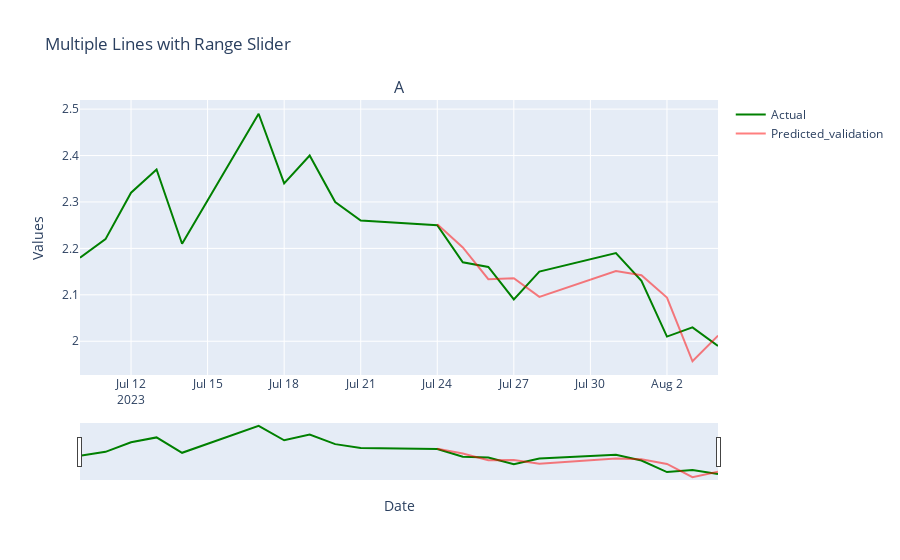

Notebook code cell kept with this figure:
### Code cell
# Repeat for the last 20 data points only

# Obtain dates for each set
x_ = list(df.index)[-20:]
#x_train = x_[-20:-10]
x_valid = x_[-n_test:]

# Create a subplot with a rangeslider
fig = make_subplots(rows=1, 
                    cols=1,
                    shared_xaxes=True, 
                    vertical_spacing=0.02, 
                    subplot_titles=("Actual vs Predicted Values at Close"))

# Add traces for each line
fig.add_trace(go.Scatter(x=x_, y=df['close'][-20:], opacity = 1.0,
                         mode='lines', 
                         name='Actual', line=dict(color='green')))
fig.add_trace(go.Scatter(x=x_valid, y=predictions, opacity = 0.5,
                         mode='lines', 
                         name='Predicted_validation', line=dict(color='red')))
#fig.add_trace(go.Scatter(x=x_train, y=predictions_train[-20:], opacity = 0.5,
#                         mode='lines', 
#                         name='Predicted_training', line=dict(color='blue')))

# Set the layout properties
fig.update_layout(title='Actual vs Predicted Values at Close',
                  xaxis_title='Date',
                  yaxis_title='Values',
                  xaxis_rangeslider_visible=True)

# Show the plot
fig.show()

### Figure 1 — Plotly figure (JSON) as saved in the notebook; plotly's stock layout.template omitted (floating-point values rounded to 4 significant figures)
{"data": [{"line": {"color": "green"}, "mode": "lines", "name": "Actual", "opacity": 1, "type": "scatter", "x": ["2023-07-10T00:00:00", "2023-07-11T00:00:00", "2023-07-12T00:00:00", "2023-07-13T00:00:00", "2023-07-14T00:00:00", "2023-07-17T00:00:00", "2023-07-18T00:00:00", "2023-07-19T00:00:00", "2023-07-20T00:00:00", "2023-07-21T00:00:00", "2023-07-24T00:00:00", "2023-07-25T00:00:00", "2023-07-26T00:00:00", "2023-07-27T00:00:00", "2023-07-28T00:00:00", "2023-07-31T00:00:00", "2023-08-01T00:00:00", "2023-08-02T00:00:00", "2023-08-03T00:00:00", "2023-08-04T00:00:00"], "y": [2.18, 2.22, 2.32, 2.37, 2.21, 2.49, 2.34, 2.4, 2.3, 2.26, 2.25, 2.17, 2.16, 2.09, 2.15, 2.19, 2.13, 2.01, 2.03, 1.99]}, {"line": {"color": "red"}, "mode": "lines", "name": "Predicted_validation", "opacity": 0.5, "type": "scatter", "x": ["2023-07-24T00:00:00", "2023-07-25T00:00:00", "2023-07-26T00:00:00", "2023-07-27T00:00:00", "2023-07-28T00:00:00", "2023-07-31T00:00:00", "2023-08-01T00:00:00", "2023-08-02T00:00:00", "2023-08-03T00:00:00", "2023-08-04T00:00:00"], "y": [2.252, 2.202, 2.134, 2.136, 2.095, 2.151, 2.142, 2.094, 1.957, 2.012]}], "layout": {"annotations": [{"font": {"size": 16}, "showarrow": false, "text": "A", "x": 0.5, "xanchor": "center", "xref": "paper", "y": 1, "yanchor": "bottom", "yref": "paper"}], "title": {"text": "Multiple Lines with Range Slider"}, "xaxis": {"anchor": "y", "domain": [0, 1], "rangeslider": {"visible": true}, "title": {"text": "Date"}}, "yaxis": {"anchor": "x", "domain": [0, 1], "title": {"text": "Values"}}}}
